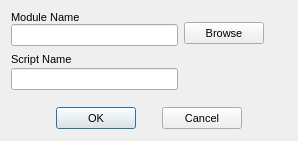
<?xml version="1.0"?>
<ui version="4.0">
  <class>CustDefaultScriptDialog</class>
  <widget class="QDialog" name="IDD_CUSTDEFSCRIPT">
    <property name="geometry">
      <rect>
        <x>0</x>
        <y>0</y>
        <width>298</width>
        <height>141</height>
      </rect>
    </property>
    <property name="windowTitle">
      <string>Custom Default Script Setup</string>
    </property>
    <property name="font">
      <font>
        <family>Liberation Sans</family>
        <pointsize>8</pointsize>
        <bold>false</bold>
        <italic>false</italic>
      </font>
    </property>
    <property name="enabled">
      <bool>true</bool>
    </property>
    <property name="windowFlags">
      <set>Qt::Dialog|Qt::WindowCloseButtonHint</set>
    </property>
    <property name="minimumSize">
      <size>
        <width>298</width>
        <height>141</height>
      </size>
    </property>
    <property name="maximumSize">
      <size>
        <width>298</width>
        <height>141</height>
      </size>
    </property>
    <widget class="QLabel" name="IDC_STATIC">
      <property name="geometry">
        <rect>
          <x>11</x>
          <y>11</y>
          <width>77</width>
          <height>13</height>
        </rect>
      </property>
      <property name="text">
        <string>Module Name</string>
      </property>
      <property name="visible">
        <bool>true</bool>
      </property>
      <property name="enabled">
        <bool>true</bool>
      </property>
      <property name="alignment">
        <set>Qt::AlignLeft</set>
      </property>
    </widget>
    <widget class="QPushButton" name="IDC_BROWSE">
      <property name="geometry">
        <rect>
          <x>184</x>
          <y>22</y>
          <width>80</width>
          <height>22</height>
        </rect>
      </property>
      <property name="text">
        <string>Browse</string>
      </property>
      <property name="visible">
        <bool>true</bool>
      </property>
      <property name="enabled">
        <bool>true</bool>
      </property>
      <property name="default">
        <bool>false</bool>
      </property>
      <property name="autoDefault">
        <bool>false</bool>
      </property>
    </widget>
    <widget class="QLineEdit" name="IDC_MODULE">
      <property name="geometry">
        <rect>
          <x>11</x>
          <y>24</y>
          <width>167</width>
          <height>22</height>
        </rect>
      </property>
      <property name="visible">
        <bool>true</bool>
      </property>
      <property name="enabled">
        <bool>true</bool>
      </property>
    </widget>
    <widget class="QLabel" name="IDC_STATIC_2">
      <property name="geometry">
        <rect>
          <x>11</x>
          <y>53</y>
          <width>64</width>
          <height>13</height>
        </rect>
      </property>
      <property name="text">
        <string>Script Name</string>
      </property>
      <property name="visible">
        <bool>true</bool>
      </property>
      <property name="enabled">
        <bool>true</bool>
      </property>
      <property name="alignment">
        <set>Qt::AlignLeft</set>
      </property>
    </widget>
    <widget class="QLineEdit" name="IDC_NAME">
      <property name="geometry">
        <rect>
          <x>11</x>
          <y>68</y>
          <width>167</width>
          <height>22</height>
        </rect>
      </property>
      <property name="visible">
        <bool>true</bool>
      </property>
      <property name="enabled">
        <bool>true</bool>
      </property>
    </widget>
    <widget class="QPushButton" name="IDOK">
      <property name="geometry">
        <rect>
          <x>56</x>
          <y>107</y>
          <width>80</width>
          <height>22</height>
        </rect>
      </property>
      <property name="text">
        <string>OK</string>
      </property>
      <property name="visible">
        <bool>true</bool>
      </property>
      <property name="enabled">
        <bool>true</bool>
      </property>
      <property name="default">
        <bool>true</bool>
      </property>
      <property name="autoDefault">
        <bool>true</bool>
      </property>
    </widget>
    <widget class="QPushButton" name="IDCANCEL">
      <property name="geometry">
        <rect>
          <x>162</x>
          <y>107</y>
          <width>80</width>
          <height>22</height>
        </rect>
      </property>
      <property name="text">
        <string>Cancel</string>
      </property>
      <property name="visible">
        <bool>true</bool>
      </property>
      <property name="enabled">
        <bool>true</bool>
      </property>
      <property name="default">
        <bool>false</bool>
      </property>
      <property name="autoDefault">
        <bool>false</bool>
      </property>
    </widget>
    <action name="IDD_ORPHANHUNTER">
      <property name="text">
        <string>Orphan Hunter</string>
      </property>
    </action>
    <action name="IDD_REORDER_PAGES">
      <property name="text">
        <string>Reorder Net Pages</string>
      </property>
    </action>
    <action name="IDD_SHOW_ALL_CHECKED_OUT">
      <property name="text">
        <string>Show All Pages Checked Out</string>
      </property>
    </action>
    <action name="IDM_IMPORT_BITMAP">
      <property name="text">
        <string>Bitmap/Animation Converter...</string>
      </property>
    </action>
    <action name="ID_APP_ABOUT">
      <property name="text">
        <string>&amp;About editor...</string>
      </property>
    </action>
    <action name="ID_APP_EXIT">
      <property name="text">
        <string>E&amp;xit</string>
      </property>
      <property name="shortcut">
        <string>Alt+X</string>
      </property>
    </action>
    <action name="ID_BRIEFING_EDITOR">
      <property name="text">
        <string>Briefing Editor...</string>
      </property>
    </action>
    <action name="ID_BUTTON_LIGHTING">
      <property name="text">
        <string>ID_BUTTON_LIGHTING</string>
      </property>
    </action>
    <action name="ID_BUTTON_OUTLINE">
      <property name="text">
        <string>ID_BUTTON_OUTLINE</string>
      </property>
    </action>
    <action name="ID_BUTTON_WINDOWSELECTION">
      <property name="text">
        <string>ID_BUTTON_WINDOWSELECTION</string>
      </property>
    </action>
    <action name="ID_D3HELP">
      <property name="text">
        <string>Help on D3 Editor</string>
      </property>
    </action>
    <action name="ID_EDITORS_AIPROPERTIES">
      <property name="text">
        <string>AI Properties...</string>
      </property>
    </action>
    <action name="ID_EDITORS_AMBIENTSOUNDS">
      <property name="text">
        <string>Ambient Sounds...</string>
      </property>
    </action>
    <action name="ID_EDITORS_DALLAS">
      <property name="text">
        <string>Dallas Graphical Script Editor...</string>
      </property>
    </action>
    <action name="ID_EDITORS_FILES">
      <property name="text">
        <string>Files...</string>
      </property>
    </action>
    <action name="ID_EDITORS_MEGACELLS">
      <property name="text">
        <string>Megacells...</string>
      </property>
    </action>
    <action name="ID_EDIT_ADDSELECT">
      <property name="text">
        <string>Add Current Room to Selected List</string>
      </property>
    </action>
    <action name="ID_EDIT_ATTACH">
      <property name="text">
        <string>&amp;Attach</string>
      </property>
    </action>
    <action name="ID_EDIT_CLEARSELECTED">
      <property name="text">
        <string>Clear Selected List</string>
      </property>
    </action>
    <action name="ID_EDIT_COPY">
      <property name="text">
        <string>&amp;Copy</string>
      </property>
      <property name="shortcut">
        <string>Ctrl+Ins</string>
      </property>
    </action>
    <action name="ID_EDIT_CUT">
      <property name="text">
        <string>Cu&amp;t</string>
      </property>
      <property name="shortcut">
        <string>Shift+Del</string>
      </property>
    </action>
    <action name="ID_EDIT_DELETE">
      <property name="text">
        <string>&amp;Delete</string>
      </property>
    </action>
    <action name="ID_EDIT_LOADSCRAP">
      <property name="text">
        <string>Load Scrap from Disk</string>
      </property>
    </action>
    <action name="ID_EDIT_PASTE">
      <property name="text">
        <string>&amp;Paste</string>
      </property>
      <property name="shortcut">
        <string>Shift+Ins</string>
      </property>
    </action>
    <action name="ID_EDIT_PLACE">
      <property name="text">
        <string>&amp;Place in Mine</string>
      </property>
    </action>
    <action name="ID_EDIT_PLACE_TERRAIN">
      <property name="text">
        <string>&amp;Place on Terrain</string>
      </property>
    </action>
    <action name="ID_EDIT_REMOVESELECT">
      <property name="text">
        <string>Remove Current Room from Selected List</string>
      </property>
    </action>
    <action name="ID_EDIT_SAVESCRAP">
      <property name="text">
        <string>Save Scrap to Disk</string>
      </property>
    </action>
    <action name="ID_EDIT_SELECTATTACHED">
      <property name="text">
        <string>Select All Rooms Attached to Current Room</string>
      </property>
    </action>
    <action name="ID_EDIT_UNDO">
      <property name="text">
        <string>&amp;Undo</string>
      </property>
      <property name="shortcut">
        <string>Alt+Backspace</string>
      </property>
    </action>
    <action name="ID_FILE_AUTOSAVE">
      <property name="text">
        <string>Autosave</string>
      </property>
      <property name="checkable">
        <bool>true</bool>
      </property>
    </action>
    <action name="ID_FILE_CHECKMINE">
      <property name="text">
        <string>&amp;Check Mine</string>
      </property>
    </action>
    <action name="ID_FILE_FIXCRACKS">
      <property name="text">
        <string>Fix Level Cracks</string>
      </property>
    </action>
    <action name="ID_FILE_FIXDEGENERATEFACES">
      <property name="text">
        <string>Fix/Remove Degenerate Faces</string>
      </property>
    </action>
    <action name="ID_FILE_IMPORT_ROOM">
      <property name="text">
        <string>Import 3DSMax Room</string>
      </property>
    </action>
    <action name="ID_FILE_INFORMATION">
      <property name="text">
        <string>&amp;Information</string>
      </property>
      <property name="shortcut">
        <string>Alt+I</string>
      </property>
    </action>
    <action name="ID_FILE_LEAVE_EDITOR">
      <property name="text">
        <string>Go to main menu...</string>
      </property>
    </action>
    <action name="ID_FILE_LEVELPROPS">
      <property name="text">
        <string>Set Selected Room(s) Properties</string>
      </property>
    </action>
    <action name="ID_FILE_LEVEL_INFO">
      <property name="text">
        <string>Edit Level Info...</string>
      </property>
    </action>
    <action name="ID_FILE_MRU_FILE1">
      <property name="text">
        <string>Recent File</string>
      </property>
      <property name="enabled">
        <bool>false</bool>
      </property>
    </action>
    <action name="ID_FILE_NEW">
      <property name="text">
        <string>&amp;New</string>
      </property>
      <property name="shortcut">
        <string>Ctrl+N</string>
      </property>
    </action>
    <action name="ID_FILE_OPEN">
      <property name="text">
        <string>&amp;Open...</string>
      </property>
      <property name="shortcut">
        <string>Ctrl+O</string>
      </property>
    </action>
    <action name="ID_FILE_PLAY640X480">
      <property name="text">
        <string>&amp;Play in 640 x 480</string>
      </property>
      <property name="shortcut">
        <string>Alt+P</string>
      </property>
    </action>
    <action name="ID_FILE_PREFERENCES">
      <property name="text">
        <string>Preferences</string>
      </property>
    </action>
    <action name="ID_FILE_PRINT">
      <property name="text">
        <string>&amp;Print...</string>
      </property>
      <property name="shortcut">
        <string>Ctrl+P</string>
      </property>
    </action>
    <action name="ID_FILE_PRINT_PREVIEW">
      <property name="text">
        <string>Print Pre&amp;view</string>
      </property>
    </action>
    <action name="ID_FILE_PRINT_SETUP">
      <property name="text">
        <string>P&amp;rint Setup...</string>
      </property>
    </action>
    <action name="ID_FILE_REMOVEDUPLICATEFACESFROMCURRENTROOM">
      <property name="text">
        <string>Remove Duplicate Faces from Current Room</string>
      </property>
    </action>
    <action name="ID_FILE_REMOVEEXTRAPOINTS">
      <property name="text">
        <string>Remove Extra Points</string>
      </property>
    </action>
    <action name="ID_FILE_RESTOREGAMESTATE">
      <property name="text">
        <string>Restore Gamestate</string>
      </property>
    </action>
    <action name="ID_FILE_SAVE">
      <property name="text">
        <string>&amp;Save</string>
      </property>
      <property name="shortcut">
        <string>Ctrl+S</string>
      </property>
    </action>
    <action name="ID_FILE_SAVEGOALTEXT">
      <property name="text">
        <string>Save Goal Text to File</string>
      </property>
    </action>
    <action name="ID_FILE_SAVE_AS">
      <property name="text">
        <string>Save &amp;As...</string>
      </property>
    </action>
    <action name="ID_FILE_SAVE_COPY_AS">
      <property name="text">
        <string>Save Copy &amp;As...</string>
      </property>
    </action>
    <action name="ID_FILE_STATS">
      <property name="text">
        <string>Show Level Stats</string>
      </property>
    </action>
    <action name="ID_FILE_UPDATE">
      <property name="text">
        <string>&amp;Update</string>
      </property>
      <property name="shortcut">
        <string>Ctrl+S</string>
      </property>
    </action>
    <action name="ID_FILE_VERIFY_LEVEL">
      <property name="text">
        <string>Verify Level</string>
      </property>
    </action>
    <action name="ID_HOTSPOT_TGA">
      <property name="text">
        <string>HotSpot TGA Extractor...</string>
      </property>
    </action>
    <action name="ID_MINE_VIEW">
      <property name="text">
        <string>Mine View</string>
      </property>
      <property name="shortcut">
        <string>F2</string>
      </property>
    </action>
    <action name="ID_OBJBUTTON">
      <property name="text">
        <string>ID_OBJBUTTON</string>
      </property>
    </action>
    <action name="ID_OBJECT_DELETEOBJECT">
      <property name="text">
        <string>Delete Object</string>
      </property>
      <property name="shortcut">
        <string>Del</string>
      </property>
    </action>
    <action name="ID_OBJECT_MOVEPLAYER">
      <property name="text">
        <string>Move Player 0 to Viewer</string>
      </property>
    </action>
    <action name="ID_OBJECT_PLACECAMERAATCURRENTFACE">
      <property name="text">
        <string>Create New Camera at Current Face</string>
      </property>
    </action>
    <action name="ID_OBJECT_PLACECAMERAATVIEWER">
      <property name="text">
        <string>Create New Camera at Viewer</string>
      </property>
    </action>
    <action name="ID_OBJECT_PLACEOBJECT">
      <property name="text">
        <string>Place Object</string>
      </property>
      <property name="shortcut">
        <string>Ins</string>
      </property>
    </action>
    <action name="ID_OBJECT_PLACESOUNDSOURCEATVIEWER">
      <property name="text">
        <string>Create SoundSource at Viewer</string>
      </property>
    </action>
    <action name="ID_OBJECT_PLACEWAYPOINTATVIEWER">
      <property name="text">
        <string>Place Waypoint at Viewer</string>
      </property>
    </action>
    <action name="ID_OBJECT_SELECTBYNUMBER">
      <property name="text">
        <string>Select Object By Number</string>
      </property>
    </action>
    <action name="ID_OBJECT_SETCAMERAFROMVIEWER">
      <property name="text">
        <string>Move Camera to Viewer</string>
      </property>
    </action>
    <action name="ID_OBJECT_SETVIEWERFROMCAMERA">
      <property name="text">
        <string>Move Viewer to Camera</string>
      </property>
    </action>
    <action name="ID_OSIRISCOMPILE">
      <property name="text">
        <string>ID_OSIRISCOMPILE</string>
      </property>
    </action>
    <action name="ID_REINIT_OPENGL">
      <property name="text">
        <string>ID_REINIT_OPENGL</string>
      </property>
    </action>
    <action name="ID_ROOM_ADD">
      <property name="text">
        <string>&amp;Add Room at Current Face</string>
      </property>
      <property name="shortcut">
        <string>Shift+A</string>
      </property>
    </action>
    <action name="ID_ROOM_ADDVERTTONEWFACE">
      <property name="text">
        <string>Add Vert to New Face</string>
      </property>
      <property name="shortcut">
        <string>Shift+V</string>
      </property>
    </action>
    <action name="ID_ROOM_ATTACHROOM">
      <property name="text">
        <string>Attach Room</string>
      </property>
    </action>
    <action name="ID_ROOM_BUILDBRIDGE">
      <property name="text">
        <string>&amp;Build Bridge</string>
      </property>
    </action>
    <action name="ID_ROOM_BUILDSMOOTHBRIDGE">
      <property name="text">
        <string>Build Smooth Bridge</string>
      </property>
      <property name="shortcut">
        <string>Ctrl+B</string>
      </property>
    </action>
    <action name="ID_ROOM_CLEARCENTERPOINT">
      <property name="text">
        <string>Clear Center Point</string>
      </property>
    </action>
    <action name="ID_ROOM_COMBINE">
      <property name="text">
        <string>Combine Rooms</string>
      </property>
    </action>
    <action name="ID_ROOM_DELETE">
      <property name="text">
        <string>Delete Current Room</string>
      </property>
    </action>
    <action name="ID_ROOM_DELETECONNECTEDFACES">
      <property name="text">
        <string>Delete Connected Faces</string>
      </property>
    </action>
    <action name="ID_ROOM_DELETEFACE">
      <property name="text">
        <string>Delete Current Face</string>
      </property>
    </action>
    <action name="ID_ROOM_DELETEPORTAL">
      <property name="text">
        <string>Delete Current Portal</string>
      </property>
    </action>
    <action name="ID_ROOM_DELETEVERT">
      <property name="text">
        <string>Delete Current Vert From Face</string>
      </property>
    </action>
    <action name="ID_ROOM_DROPROOM">
      <property name="text">
        <string>Drop Room</string>
      </property>
    </action>
    <action name="ID_ROOM_FACE_ADDVERTTOEDGE">
      <property name="text">
        <string>Add Vert To Edge</string>
      </property>
    </action>
    <action name="ID_ROOM_FACE_DELETEVERTONEDGE">
      <property name="text">
        <string>Delete Vert on Edge</string>
      </property>
    </action>
    <action name="ID_ROOM_FACE_MOVEVERTONEDGE">
      <property name="text">
        <string>Move Vert on Edge</string>
      </property>
    </action>
    <action name="ID_ROOM_FACE_SPLITFACE">
      <property name="text">
        <string>Split Face</string>
      </property>
    </action>
    <action name="ID_ROOM_FINISHNEWFACE">
      <property name="text">
        <string>Add Last Point to New Face (Finish Face)</string>
      </property>
    </action>
    <action name="ID_ROOM_GRABTEXTURE">
      <property name="text">
        <string>Grab Texture</string>
      </property>
      <property name="shortcut">
        <string>G</string>
      </property>
    </action>
    <action name="ID_ROOM_JOINROOMS">
      <property name="text">
        <string>Join Rooms</string>
      </property>
    </action>
    <action name="ID_ROOM_JOINROOMSEXACT">
      <property name="text">
        <string>Join Rooms Exact</string>
      </property>
    </action>
    <action name="ID_ROOM_JOIN_ADJACENT_FACES">
      <property name="text">
        <string>Join Adjacent Faces</string>
      </property>
    </action>
    <action name="ID_ROOM_LINKTONEWEXTERNAL">
      <property name="text">
        <string>Link Room to New External Room</string>
      </property>
    </action>
    <action name="ID_ROOM_MARK">
      <property name="text">
        <string>&amp;Mark Room/Face</string>
      </property>
      <property name="shortcut">
        <string>Ctrl+M</string>
      </property>
    </action>
    <action name="ID_ROOM_MERGEOBJECTINTOROOM">
      <property name="text">
        <string>Merge Object into Room</string>
      </property>
    </action>
    <action name="ID_ROOM_NEXTFACE">
      <property name="text">
        <string>Next Face</string>
      </property>
      <property name="shortcut">
        <string>F</string>
      </property>
    </action>
    <action name="ID_ROOM_PLACEROOM">
      <property name="text">
        <string>Place Room at Current Room</string>
      </property>
    </action>
    <action name="ID_ROOM_PLACETERRAINROOM">
      <property name="text">
        <string>Place Room at Current Terrain Cell</string>
      </property>
    </action>
    <action name="ID_ROOM_PREVIOUSFACE">
      <property name="text">
        <string>Previous Face</string>
      </property>
      <property name="shortcut">
        <string>Shift+F</string>
      </property>
    </action>
    <action name="ID_ROOM_PROPAGATETOADJACENTCOPLANARFACES">
      <property name="text">
        <string>Propagate to Adjacent Coplanar Faces</string>
      </property>
      <property name="shortcut">
        <string>Ctrl+F</string>
      </property>
    </action>
    <action name="ID_ROOM_PROPAGATETOALL">
      <property name="text">
        <string>Propagate to All Faces in Room</string>
      </property>
      <property name="shortcut">
        <string>Shift+R</string>
      </property>
    </action>
    <action name="ID_ROOM_RENAMEROOM">
      <property name="text">
        <string>Rename Room</string>
      </property>
      <property name="shortcut">
        <string>Ctrl+R</string>
      </property>
    </action>
    <action name="ID_ROOM_ROTATEPLACEDROOM45DEGREES">
      <property name="text">
        <string>Rotate Placed Room 45 Degrees</string>
      </property>
    </action>
    <action name="ID_ROOM_SAVECURRENTROOM">
      <property name="text">
        <string>Save Current Room</string>
      </property>
    </action>
    <action name="ID_ROOM_SELECTBYNUMBER">
      <property name="text">
        <string>Select Room by Number</string>
      </property>
    </action>
    <action name="ID_ROOM_SELECTFACEBYNUMBER">
      <property name="text">
        <string>Select Face by Number</string>
      </property>
    </action>
    <action name="ID_ROOM_SETCENTERFROMVIEWER">
      <property name="text">
        <string>Set Room Center from Viewer</string>
      </property>
    </action>
    <action name="ID_ROOM_SNAPPLACEDROOM">
      <property name="text">
        <string>Snap Placed Room</string>
      </property>
    </action>
    <action name="ID_ROOM_SNAPPOINTTOEDGE">
      <property name="text">
        <string>Snap Point to Edge</string>
      </property>
    </action>
    <action name="ID_ROOM_SNAPPOINTTOFACE">
      <property name="text">
        <string>Snap Point to Face</string>
      </property>
    </action>
    <action name="ID_ROOM_SNAPPOINTTOPOINT">
      <property name="text">
        <string>Snap Point to Point</string>
      </property>
    </action>
    <action name="ID_ROOM_SPLITFACE">
      <property name="text">
        <string>Triangulate face</string>
      </property>
    </action>
    <action name="ID_ROOM_STARTNEWFACE">
      <property name="text">
        <string>Add First Point to New Face (Start Face)</string>
      </property>
    </action>
    <action name="ID_ROOM_SWAPMAKEDANDCURRENTROOMFACE">
      <property name="text">
        <string>Swap Marked and Current Room/Face</string>
      </property>
    </action>
    <action name="ID_ROOM_UNDOSNAP">
      <property name="text">
        <string>Undo Snap</string>
      </property>
    </action>
    <action name="ID_ROOM_UNPLACEROOM">
      <property name="text">
        <string>Un-place Room/Group/Door</string>
      </property>
    </action>
    <action name="ID_ROOM_VIEW">
      <property name="text">
        <string>Room View</string>
      </property>
      <property name="shortcut">
        <string>F4</string>
      </property>
    </action>
    <action name="ID_SCRIPT_LEVEL_INTERFACE">
      <property name="text">
        <string>Levels and Scripts...</string>
      </property>
    </action>
    <action name="ID_SUBEDITORS_FONT">
      <property name="text">
        <string>Font Editor...</string>
      </property>
    </action>
    <action name="ID_SUBEDITORS_HOGMAKER">
      <property name="text">
        <string>Hog Maker...</string>
      </property>
    </action>
    <action name="ID_SUBEDITORS_TABLEFILEEDIT">
      <property name="text">
        <string>Table File Text Editor...</string>
      </property>
    </action>
    <action name="ID_SUBEDITORS_TABLEFILEFILTER">
      <property name="text">
        <string>Table File Filter...</string>
      </property>
    </action>
    <action name="ID_TABLEEDIT_FILE_EXIT">
      <property name="text">
        <string>&amp;Exit</string>
      </property>
    </action>
    <action name="ID_TABLEEDIT_FILE_LOAD">
      <property name="text">
        <string>&amp;Load...</string>
      </property>
    </action>
    <action name="ID_TABLEEDIT_FILE_SAVE">
      <property name="text">
        <string>&amp;Save</string>
      </property>
    </action>
    <action name="ID_TABLEEDIT_FILE_SAVE_AS">
      <property name="text">
        <string>S&amp;ave as...</string>
      </property>
    </action>
    <action name="ID_TABLEFILTER_FILE_EXIT">
      <property name="text">
        <string>Exit</string>
      </property>
    </action>
    <action name="ID_TABLEFILTER_FILE_LOAD">
      <property name="text">
        <string>Load...</string>
      </property>
    </action>
    <action name="ID_TABLEFILTER_FILE_NEW">
      <property name="text">
        <string>New</string>
      </property>
    </action>
    <action name="ID_TABLEFILTER_FILE_SAVE">
      <property name="text">
        <string>Save</string>
      </property>
    </action>
    <action name="ID_TABLEFILTER_FILE_SAVEAS">
      <property name="text">
        <string>Save as...</string>
      </property>
    </action>
    <action name="ID_TERRAIN_VIEW">
      <property name="text">
        <string>Terrain View</string>
      </property>
      <property name="shortcut">
        <string>F3</string>
      </property>
    </action>
    <action name="ID_TEST_TEST1">
      <property name="text">
        <string>Test function 1</string>
      </property>
    </action>
    <action name="ID_TEST_TEST2">
      <property name="text">
        <string>Test function 2</string>
      </property>
    </action>
    <action name="ID_TEST_TEST3">
      <property name="text">
        <string>Test function 3</string>
      </property>
    </action>
    <action name="ID_TOOLS_WORLD_OBJECTS_BUILDINGS">
      <property name="text">
        <string>Buildings...</string>
      </property>
    </action>
    <action name="ID_TOOLS_WORLD_OBJECTS_CLUTTER">
      <property name="text">
        <string>Clutter...</string>
      </property>
    </action>
    <action name="ID_TOOLS_WORLD_OBJECTS_DOOR">
      <property name="text">
        <string>Doors...</string>
      </property>
    </action>
    <action name="ID_TOOLS_WORLD_OBJECTS_LIGHTS">
      <property name="text">
        <string>Lights...</string>
      </property>
    </action>
    <action name="ID_TOOLS_WORLD_OBJECTS_PLAYER">
      <property name="text">
        <string>Player Ships...</string>
      </property>
    </action>
    <action name="ID_TOOLS_WORLD_OBJECTS_POWERUPS">
      <property name="text">
        <string>Powerups...</string>
      </property>
    </action>
    <action name="ID_TOOLS_WORLD_OBJECTS_ROBOTS">
      <property name="text">
        <string>Robots...</string>
      </property>
    </action>
    <action name="ID_TOOLS_WORLD_OBJECTS_SOUND">
      <property name="text">
        <string>Sounds...</string>
      </property>
    </action>
    <action name="ID_TOOLS_WORLD_TEXTURES">
      <property name="text">
        <string>Textures...</string>
      </property>
    </action>
    <action name="ID_TOOLS_WORLD_WEAPONS">
      <property name="text">
        <string>Weapons...</string>
      </property>
    </action>
    <action name="ID_VIEW_CENTERONCUBE">
      <property name="text">
        <string>Center on Current &amp;Room</string>
      </property>
      <property name="shortcut">
        <string>Home</string>
      </property>
    </action>
    <action name="ID_VIEW_CENTERONMINE">
      <property name="text">
        <string>Center on &amp;Mine Origin</string>
      </property>
    </action>
    <action name="ID_VIEW_CENTERONOBJECT">
      <property name="text">
        <string>Center on Current &amp;Object</string>
      </property>
    </action>
    <action name="ID_VIEW_DELETEVIEWER">
      <property name="text">
        <string>Delete Viewer</string>
      </property>
    </action>
    <action name="ID_VIEW_FLIP">
      <property name="text">
        <string>Flip Viewer</string>
      </property>
      <property name="shortcut">
        <string>/</string>
      </property>
    </action>
    <action name="ID_VIEW_KEYPAD_TOGGLE">
      <property name="text">
        <string>Keypad</string>
      </property>
      <property name="shortcut">
        <string>F10</string>
      </property>
    </action>
    <action name="ID_VIEW_MOVECAMERATOCURRENTOBJECT">
      <property name="text">
        <string>Move camera to Current Object</string>
      </property>
    </action>
    <action name="ID_VIEW_MOVECAMERATOSELECTEDFACE">
      <property name="text">
        <string>Move camera to &amp;Current Face</string>
      </property>
      <property name="shortcut">
        <string>Shift+C</string>
      </property>
    </action>
    <action name="ID_VIEW_MOVECAMERATOSELECTEDROOM">
      <property name="text">
        <string>Move camera to &amp;Current Room</string>
      </property>
      <property name="shortcut">
        <string>C</string>
      </property>
    </action>
    <action name="ID_VIEW_NEWVIEWER">
      <property name="text">
        <string>New Viewer</string>
      </property>
    </action>
    <action name="ID_VIEW_NEXTVIEWER">
      <property name="text">
        <string>Next Viewer</string>
      </property>
    </action>
    <action name="ID_VIEW_RESETVIEWRADIUS">
      <property name="text">
        <string>Reset View Radius</string>
      </property>
    </action>
    <action name="ID_VIEW_SHOWOBJECTSINWIREFRAMEVIEW">
      <property name="text">
        <string>Show objects in Wireframe view</string>
      </property>
    </action>
    <action name="ID_VIEW_SHOWVIEWERFORWARDVECTOR">
      <property name="text">
        <string>Show Viewer Forward Vector</string>
      </property>
    </action>
    <action name="ID_VIEW_STATUS_BAR">
      <property name="text">
        <string>&amp;Status Bar</string>
      </property>
    </action>
    <action name="ID_VIEW_TEXTUREMINE">
      <property name="text">
        <string>Te&amp;xtured view</string>
      </property>
    </action>
    <action name="ID_VIEW_TOOLBAR">
      <property name="text">
        <string>&amp;Toolbar</string>
      </property>
    </action>
    <action name="ID_VIEW_VIEWPROP">
      <property name="text">
        <string>Display Viewer Properties</string>
      </property>
    </action>
    <action name="ID_VIEW_WIREFRAMEMINE">
      <property name="text">
        <string>&amp;Wireframe view</string>
      </property>
    </action>
    <action name="ID_WINDOW_CASCADE">
      <property name="text">
        <string>&amp;Cascade</string>
      </property>
    </action>
    <action name="ID_WINDOW_TILE">
      <property name="text">
        <string>&amp;Tile</string>
      </property>
    </action>
    <action name="ID_ZBUTTON">
      <property name="text">
        <string>ID_ZBUTTON</string>
      </property>
    </action>
  </widget>
</ui>
